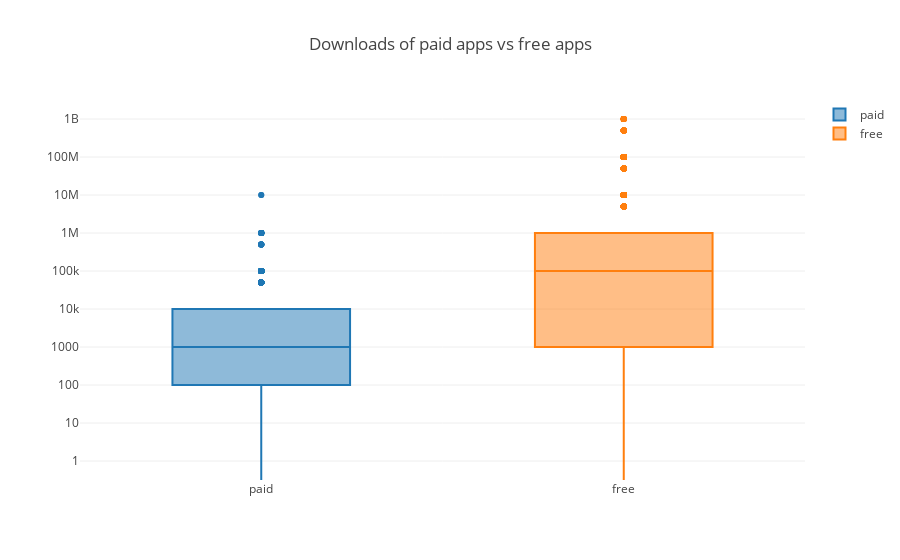

The notebook cell this image was saved under:
### Markdown cell above
## 8. Popularity of paid apps vs free apps
<p>For apps in the Play Store today, there are five types of pricing strategies: free, freemium, paid, paymium, and subscription. Let's focus on free and paid apps only. Some characteristics of free apps are:</p>
<ul>
<li>Free to download.</li>
<li>Main source of income often comes from advertisements.</li>
<li>Often created by companies that have other products and the app serves as an extension of those products.</li>
<li>Can serve as a tool for customer retention, communication, and customer service.</li>
</ul>
<p>Some characteristics of paid apps are:</p>
<ul>
<li>Users are asked to pay once for the app to download and use it.</li>
<li>The user can't really get a feel for the app before buying it.</li>
</ul>
<p>Are paid apps installed as much as free apps? It turns out that paid apps have a relatively lower number of installs than free apps, though the difference is not as stark as I would have expected!</p>

### Code cell
trace0 = go.Box(
## Retrieving paid apps
    y=apps['Installs'][apps['Type'] == 'Paid'],
    name = 'paid'
)

## Retrieving free apps
trace1 = go.Box(
    y=apps['Installs'][apps['Type'] == 'Free'],
    name = 'free'
)

Boxplot = go.Layout(
    title = "Downloads of paid apps vs free apps",
    yaxis = dict(
        type = 'log',
        autorange = True
    )
)

data = [trace0, trace1]
plotly.offline.iplot({'data': data, 'layout': Boxplot})

### Figure 1 — Plotly figure (JSON) as saved in the notebook; plotly's stock layout.template omitted (floating-point values rounded to 4 significant figures; data arrays with more than 128 entries replaced by an {"elided": "..."} marker saying what was removed)
{"data": [{"name": "paid", "y": {"elided": "756 int values"}, "type": "box", "uid": "e8c45263-7fae-4181-b2a5-90236dd34501"}, {"name": "free", "y": {"elided": "8903 int values"}, "type": "box", "uid": "cd16d19e-f765-46ad-b52b-e44813cd752d"}], "layout": {"title": "Downloads of paid apps vs free apps", "yaxis": {"autorange": true, "type": "log"}}}
